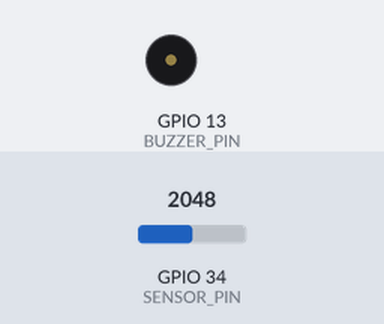
The sketch below on a simulated ESP32. Shown: buzzer (waves = sounding). The test bench sets the inputs (shaded band); at power-on: GPIO 34 (SENSOR_PIN) = 2048. What the sketch prints to the serial monitor is not drawn.

Above: at 7.2 s.
7.3 s: GPIO 34 (SENSOR_PIN) set to 1228
Timing chart, 0 to 10.3 s (numbered marks = the images above; inputs shaded):
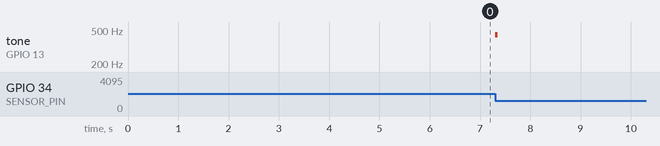

The sketch:

bounce_detection.ino
```cpp
#include <Arduino.h>
#include <math.h>

#define SENSOR_PIN 34 // Entrada analógica do sensor MOX
#define BUZZER_PIN 13 // Saída digital para o buzzer (GPIO13)

const float VREF = 3.3; // Tensão de referência do ESP32
const int RESOLUCAO = 4095; // 12 bits

float thalf = 0.2;

const float intervalo_ms = 100; // Leitura a cada 100 ms (10 Hz)
unsigned long ultimo_tempo = 0;

float fs = 1000.0/intervalo_ms;
float alpha = 1 - exp(log(0.5f)/(thalf * fs));
//float alpha = 0.5;
float xs, xs_prev = 0;
float d1s, d1s_prev = 0;

float inicio_bout, fim_bout;
float treshold = 0.0001;
bool detectou_bout = false;
bool bout_verdadeiro = false;
int contador_bouts = 0;


float ewma(float entrada, float anterior, float alpha) {
  return alpha * entrada + (1 - alpha) * anterior;
}

void setup() {
  Serial.begin(115200);
  pinMode(BUZZER_PIN, OUTPUT);
  digitalWrite(BUZZER_PIN, LOW);
  delay(1000);
  Serial.println("Monitoramento de gás com buzzer para bouts.");
  Serial.printf("Aplha: %f\n", alpha);
  delay(5000);
}

void loop() {
  unsigned long agora = millis();
  if (agora - ultimo_tempo >= intervalo_ms) {

    int leitura_adc = analogRead(SENSOR_PIN);
    float x = leitura_adc * (VREF / RESOLUCAO); // tensao em V

    xs = ewma(x, xs_prev, alpha); // tensao suavisada // variavel global

    float d1 = (xs - xs_prev) / (intervalo_ms / 1000.0); // dV/dt
    d1s = ewma(d1, d1s_prev, alpha); // variavel global // deixa o sinal da derivada suave denovo para filtrar ruidos

    if (!detectou_bout && (d1s_prev <= 0 && d1s > 0)) // cruzou zero numa curva ascendente
    // segunda derivada positiva
    {
      detectou_bout = true; // marca o inicio do bout
      inicio_bout = d1s_prev;
    }
    else if (detectou_bout && (d1s_prev > 0 && d1s <= 0)) // cruzou zero numa curva descendente?
    // so sera verdadeiro se realmente passar por zero denovo, ou seja, a segunda derivada for negativa
    {
      fim_bout = d1s_prev;
      float amplitude = fim_bout - inicio_bout;

      if (amplitude >= treshold){
        contador_bouts++;
        tone(BUZZER_PIN, 440, 50);
        bout_verdadeiro = true;
      } else bout_verdadeiro = false;

      detectou_bout = false; // acabou a deteccao
    }

    Serial.print("Tensao:");
    Serial.print(x, 3);
    Serial.print("\tSuavizado:");
    Serial.print(xs, 3);
    Serial.print("\tDerivada:");
    Serial.print(d1s, 3);
    Serial.print("\tBout:");
    Serial.println(bout_verdadeiro ? 0.5 : 0.0);

    xs_prev = xs;
    d1s_prev = d1s;
    ultimo_tempo = agora;

    bout_verdadeiro = false;
  }
}
```

Measured:
- after the input at 7.3 s, tone on GPIO 13 (BUZZER_PIN): silent → 440 Hz at once, → silent 0.05 s later
